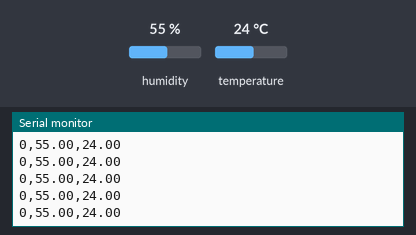
This sketch was run on a simulated Arduino Uno, built with avr-gcc and run on an emulated ATmega328P. Parts: the last lines printed to the serial monitor. The test bench sets the inputs (shaded band); at power-on: humidity 55 %, temperature 24 °C.

Above: at 2.8 s.
2.9 s: humidity set to 22 %
At 4.4 s:
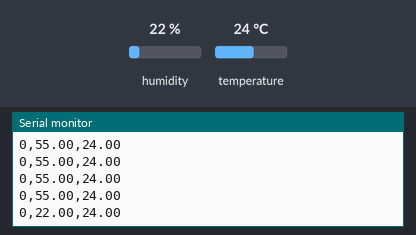
5.6 s: temperature set to 12 °C
At 5.6 s:
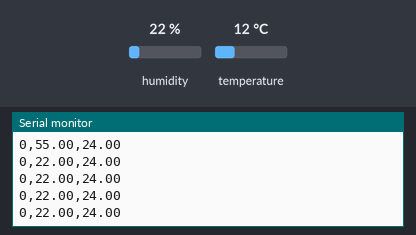
8.3 s: humidity set to 40 %
At 8.9 s:
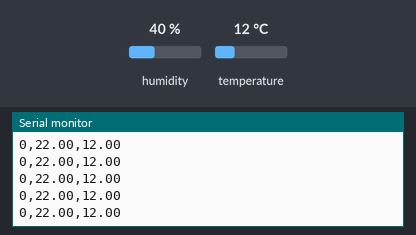
Timing chart, 0 to 11.3 s (numbered marks = the images above; inputs shaded):
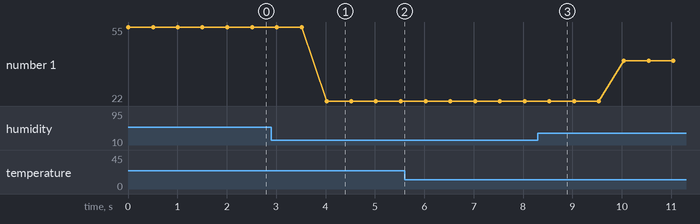

The sketch:

DHT.ino
```cpp
//DHT22
#include "DHT.h" //DHT22 헤더 호출

#define DHTPIN 4 //DHT22 정보 수신 핀 지정

#define DHTTYPE DHT22 //DHT 센서들 중, DHT22를 사용

DHT dht(DHTPIN, DHTTYPE); //DHT센서 선언, DHT핀은 4번, DHT타입은 DHT22

String humidity; //DHT센서, 습도를 문자열로 저장하는 변수
String temperture; //DHT센서, 온도를 문자열로 저장하는 변수

/*******************************************/
//setup
void setup() {
  Serial.begin(9600); //시리얼 통신 | 유선 연결 컴퓨터 - 아두이노
    dht.begin(); //DHT22센서 시작
}

/*******************************************/
//loop()
void loop() {
  float h = dht.readHumidity(); //변수 f에 습도 값을 저장 | DHT.h에 있는 함수입니다.
  float t = dht.readTemperature(); //변수 t에 온도 값을 저장 | DHT.h에 있는 함수입니다.

  if (isnan(t) || isnan(h)) { //t와 h의 값들 중, 하나라도 수가 아니라면, 블루투스 시리얼 통신으로 0만을 송신함. | 파이썬에서 오류임을 표기하기 위해서이다.
    Serial.println("1,0,0"); //오류임을 알리는 1[문자열]
  } else {
  humidity = String(h); // 습도값을 문자열로 전환 | float -> string
  temperture = String(t); // 온도값을 문자열로 전환 | float -> string


  //값들 앞에는 오류 없이 수신되고 있음을 표시하는 값, [ 0, 1 ]이 존재함. 이는 다른 값들과 콤마(,)로 구분됨.
  //not_default와 다르게, 여기는 "습도값[문자열], 온도값[문자열]"로 송출됨. | 이유는 파이썬에서, 콤마(,)를 기준으로 값을 나눌 것이기 때문.
  Serial.print("0,");
  Serial.print(humidity + ","); // 습도값 송신 | 블루투스 사용 | BTSerial은 블루투스끼리 시리얼 통신을 함. | .print("내용")은 "내용"을 상대 시리얼 모듈로 송신하는 것
  Serial.println(temperture); // 온도값 송신 | 블루투스 사용 | BTSerial은 블루투스끼리 시리얼 통신을 함. | .print("내용")은 "내용"을 상대 시리얼 모듈로 송신하는 것
  }
  delay(500); // 과도한 정보 송출을 막기 위해, 0.5초의 지연을 삽입
}
```

Measured:
- after the input at 2.9 s, the serial monitor: prints a new line after 1.1 s (image 1)
- plotted number 1: 55 → 22 after the input at 2.9 s, 22 → 40 after the input at 8.3 s
